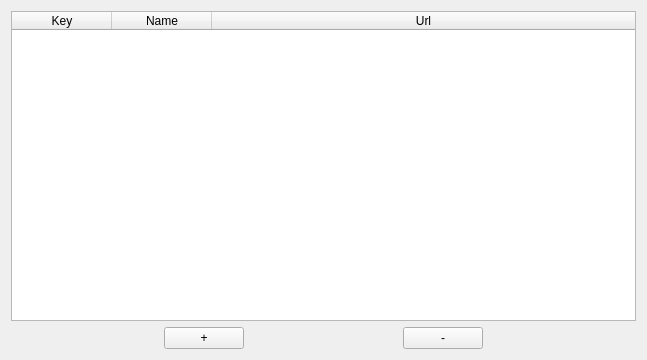
<?xml version="1.0" encoding="UTF-8"?>
<ui version="4.0">
 <class>WebSearchWidget</class>
 <widget class="QWidget" name="WebSearchWidget">
  <property name="geometry">
   <rect>
    <x>0</x>
    <y>0</y>
    <width>647</width>
    <height>360</height>
   </rect>
  </property>
  <property name="windowTitle">
   <string>WebSearchPy - Search items from web</string>
  </property>
  <layout class="QVBoxLayout" name="verticalLayout">
   <item>
    <widget class="QTableWidget" name="entriesTable">
     <property name="sizePolicy">
      <sizepolicy hsizetype="Expanding" vsizetype="Expanding">
       <horstretch>0</horstretch>
       <verstretch>0</verstretch>
      </sizepolicy>
     </property>
     <attribute name="horizontalHeaderStretchLastSection">
      <bool>true</bool>
     </attribute>
     <attribute name="verticalHeaderStretchLastSection">
      <bool>false</bool>
     </attribute>
     <column>
      <property name="text">
       <string>Key</string>
      </property>
     </column>
     <column>
      <property name="text">
       <string>Name</string>
      </property>
     </column>
     <column>
      <property name="text">
       <string>Url</string>
      </property>
     </column>
    </widget>
   </item>
   <item>
    <layout class="QHBoxLayout" name="horizontalLayout">
     <item>
      <spacer name="horizontalSpacer_4">
       <property name="orientation">
        <enum>Qt::Horizontal</enum>
       </property>
       <property name="sizeHint" stdset="0">
        <size>
         <width>40</width>
         <height>20</height>
        </size>
       </property>
      </spacer>
     </item>
     <item>
      <widget class="QPushButton" name="addEntryButton">
       <property name="toolTip">
        <string>Add a new entry</string>
       </property>
       <property name="text">
        <string>+</string>
       </property>
      </widget>
     </item>
     <item>
      <spacer name="horizontalSpacer">
       <property name="orientation">
        <enum>Qt::Horizontal</enum>
       </property>
       <property name="sizeHint" stdset="0">
        <size>
         <width>58</width>
         <height>17</height>
        </size>
       </property>
      </spacer>
     </item>
     <item>
      <widget class="QPushButton" name="removeEntryButton">
       <property name="toolTip">
        <string>Remove the selected entry</string>
       </property>
       <property name="text">
        <string>-</string>
       </property>
      </widget>
     </item>
     <item>
      <spacer name="horizontalSpacer_5">
       <property name="orientation">
        <enum>Qt::Horizontal</enum>
       </property>
       <property name="sizeHint" stdset="0">
        <size>
         <width>40</width>
         <height>20</height>
        </size>
       </property>
      </spacer>
     </item>
    </layout>
   </item>
  </layout>
 </widget>
 <resources/>
 <connections>
  <connection>
   <sender>addEntryButton</sender>
   <signal>clicked()</signal>
   <receiver>WebSearchWidget</receiver>
   <slot>addEntry_clicked()</slot>
   <hints>
    <hint type="sourcelabel">
     <x>103</x>
     <y>476</y>
    </hint>
    <hint type="destinationlabel">
     <x>212</x>
     <y>-2</y>
    </hint>
   </hints>
  </connection>
  <connection>
   <sender>removeEntryButton</sender>
   <signal>clicked()</signal>
   <receiver>WebSearchWidget</receiver>
   <slot>removeEntry_clicked()</slot>
   <hints>
    <hint type="sourcelabel">
     <x>263</x>
     <y>468</y>
    </hint>
    <hint type="destinationlabel">
     <x>320</x>
     <y>-14</y>
    </hint>
   </hints>
  </connection>
 </connections>
 <slots>
  <slot>addEntry_clicked()</slot>
  <slot>removeEntry_clicked()</slot>
 </slots>
</ui>
